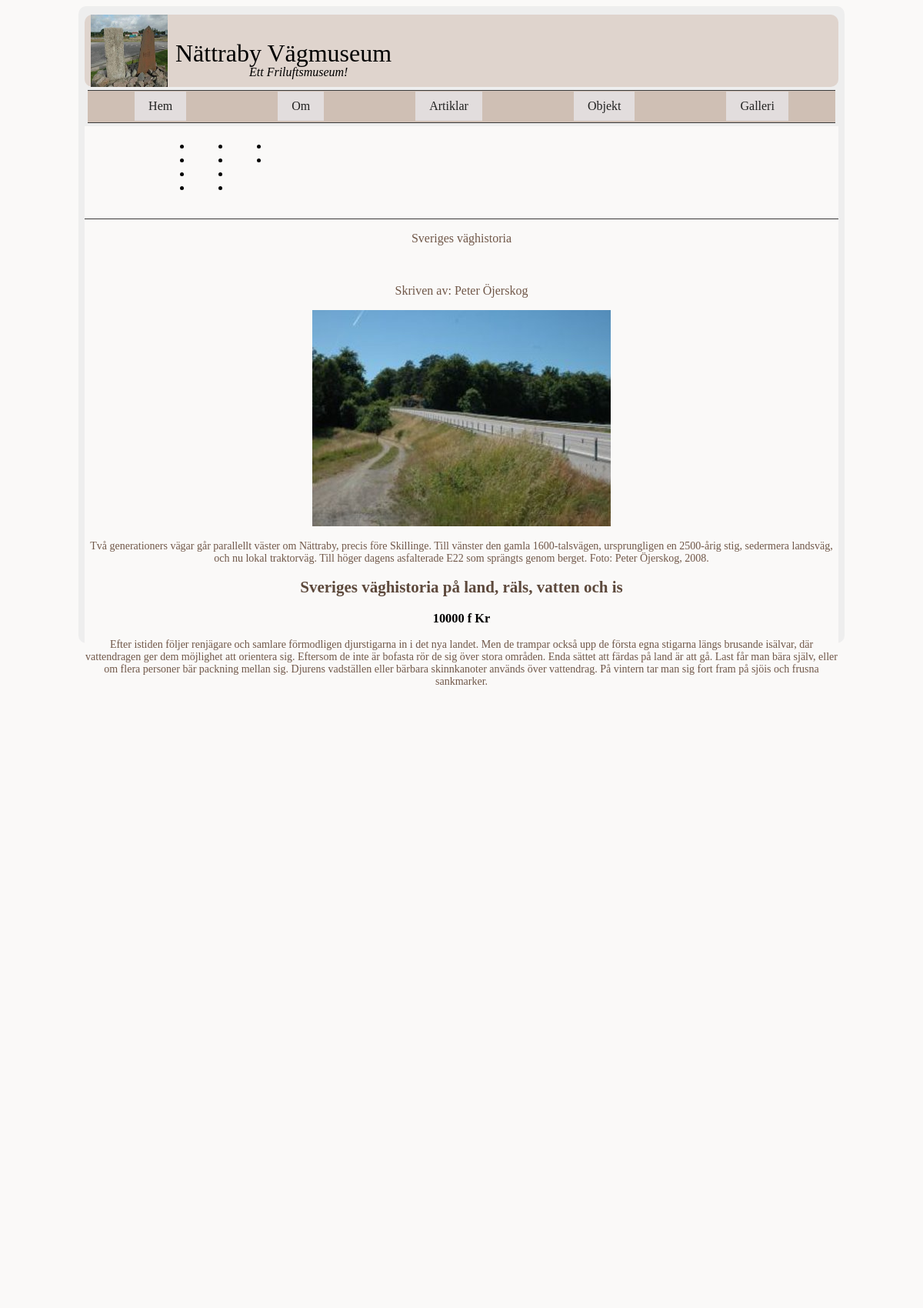
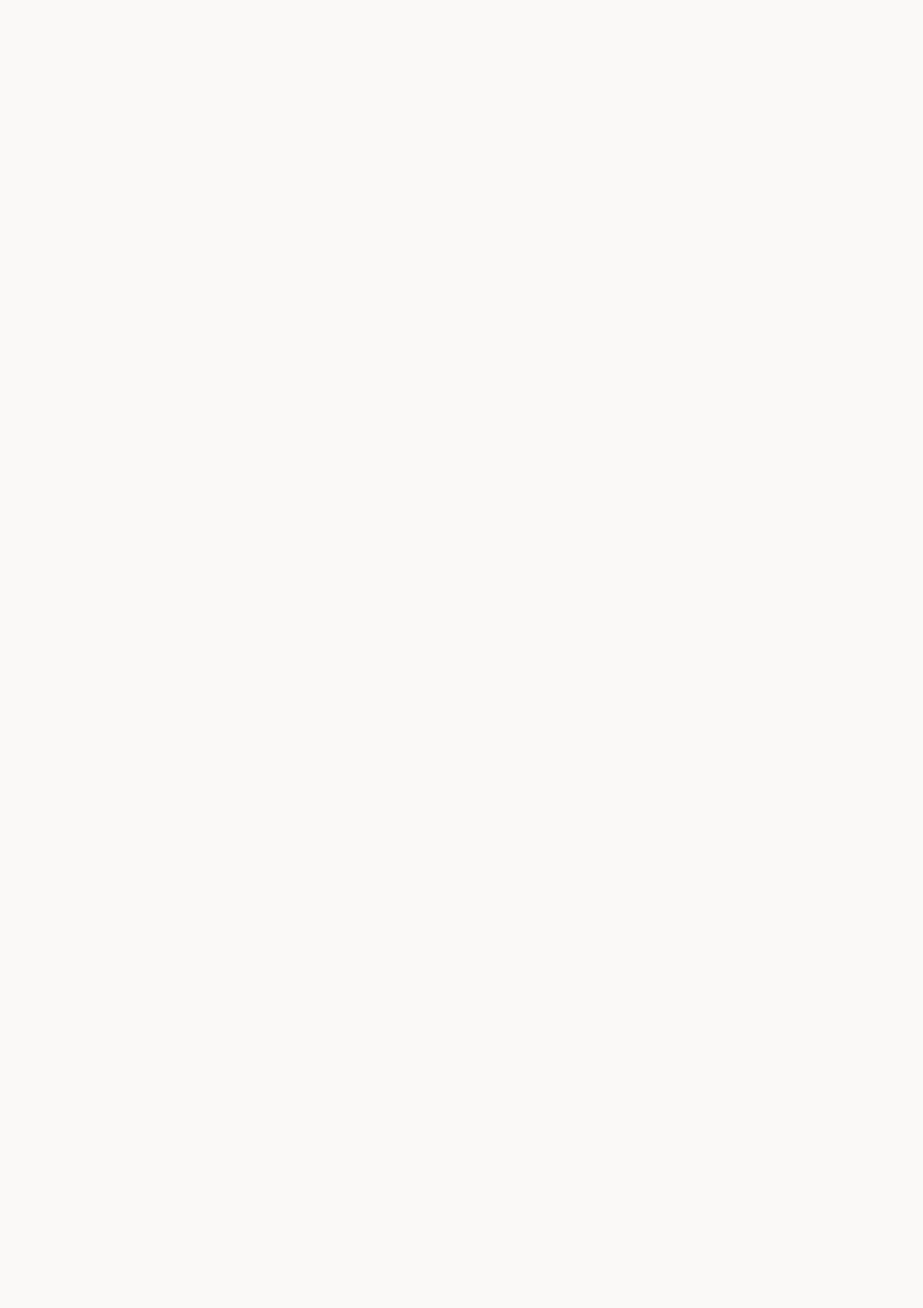
Screenshot of /article.php?page=article3 (upper part) with the database file from the repository (2 pictures, top to bottom).
### tables this page shows
CREATE TABLE article
(
    id INTEGER PRIMARY KEY NOT NULL,
    name TEXT UNIQUE NOT NULL,
    title TEXT NOT NULL,
    data TEXT NOT NULL,
    author TEXT NOT NULL,
    gps TEXT,
    mapImage TEXT,
    image1 TEXT,
    image1Alt TEXT,
    image1Text, TEXT,
    image2 TEXT,
    image2Alt TEXT,
    image2Text TEXT
);

### article.php (called while the page is built, shortened)
<?php
require __DIR__ . "/incl/header.php";
require __DIR__ . "/incl/multipage.php";
require __DIR__ . "/incl/footer.php";

### article/article3.php (the view, shortened to what this page needs)
<?php
$fileName = __DIR__ . "/../db/nvm2.sqlite";
$dsn = "sqlite:$fileName";
$db = connectToDatabase($dsn);
$sql = "SELECT * FROM article WHERE id = 19 ";
$stmt = $db->prepare($sql);
$stmt->execute();
$res = $stmt->fetchAll(PDO::FETCH_ASSOC);
$rows = null;
foreach ($res as $row) {
    $rows .= "<tr>";
    $rows .= "<td>{$row['name']}</td>";
    $rows .= "<td>{$row['title']}</td>";
    $rows .= "<td>{$row['data']}</td>";
    $rows .= "<td>{$row['author']}</td>";
    $rows .= "<td>{$row['gps']}</td>";
    $rows .= "<td>{$row['image1']}</td>";
    $rows .= "<td>{$row['image1Alt']}</td>";
    $rows .= "<td>{$row['image1Text']}</td>";
    $rows .= "</tr>\n";
}
?>
<div class="intro">
    <p><?php echo $row['title'] ?></p>
    <p><img src="img/150x150/<?php echo $row['image1'] ?>" alt=""></p>
    <p class=" author">Skriven av: <?php echo $row['author'] ?></p>
</div>
<div class="text-data">
    <p><?php echo $row['data'] ?></p>
</div>

### css/style.css (style rules this page uses)
html { background-color: #faf9f8; }
p { color: #705748; }
h1, h2 { color:#5d493c }
body { margin: 8px auto; padding: 8px; width: 980px; min-height: 800px; max-height: 800px; background-color: #eee; border-radius: 10px; padding-bottom: 20px; }
.intro { text-align: center; }
.text-data { text-align: center; font-size: 14px; }

### rows the page displays
article: title "Sveriges väghistoria", author "Peter Öjerskog", data (picture), data "Två generationers vägar går parallellt väster om Nättraby, precis före Skillinge. Till vänster den gamla 1600-talsvägen, ursprungligen en 2500-årig stig, sedermera landsväg, och nu lokal traktorväg. Till höger dagens asfalterade E22 som sprängts genom berget. Foto: Peter Öjerskog, 2008. Sveriges väghistoria på land, räls, vatten och is 10000 f Kr Efter istiden följer renjägare och samlare förmodligen djurstigarna in i det nya landet. Men de trampar också upp de första egna stigarna längs brusande isälvar, där vattendragen ger dem möjlighet att orientera sig. Eftersom de inte är bofasta rör de sig över stora områden. Enda sättet att färdas på land är att gå. Last får man bära själv, eller om…"
